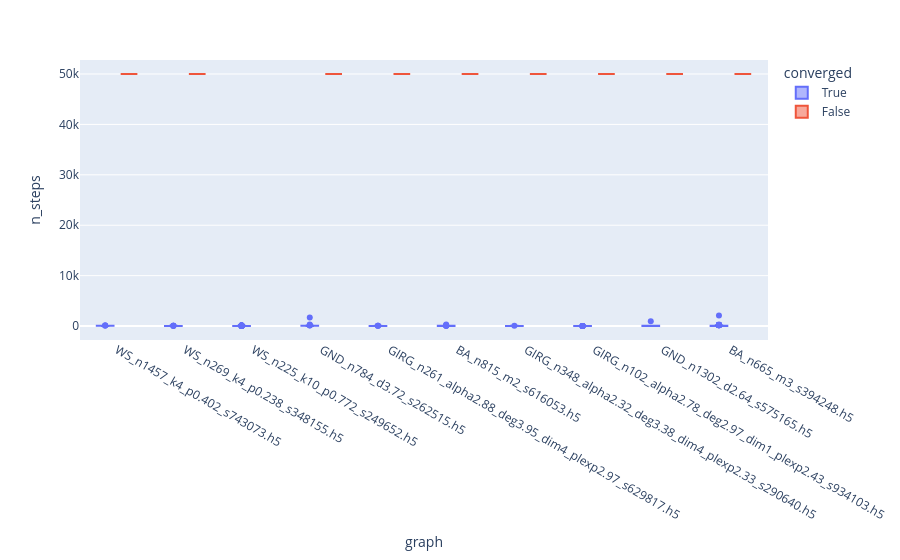

The notebook cell this image was saved under:
### Code cell
px.box(df, x="graph", y="n_steps", color="converged")

### Figure 1 — Plotly figure (JSON) as saved in the notebook; plotly's stock layout.template omitted (floating-point values rounded to 4 significant figures; data arrays with more than 128 entries replaced by an {"elided": "..."} marker saying what was removed)
{"data": [{"alignmentgroup": "True", "hovertemplate": "converged=True<br>graph=%{x}<br>n_steps=%{y}<extra></extra>", "legendgroup": "True", "marker": {"color": "#636efa"}, "name": "True", "notched": false, "offsetgroup": "True", "orientation": "v", "showlegend": true, "type": "box", "x": {"elided": "1449 str values"}, "x0": " ", "xaxis": "x", "y": {"elided": "1449 int values"}, "y0": " ", "yaxis": "y"}, {"alignmentgroup": "True", "hovertemplate": "converged=False<br>graph=%{x}<br>n_steps=%{y}<extra></extra>", "legendgroup": "False", "marker": {"color": "#EF553B"}, "name": "False", "notched": false, "offsetgroup": "False", "orientation": "v", "showlegend": true, "type": "box", "x": {"elided": "551 str values"}, "x0": " ", "xaxis": "x", "y": {"elided": "551 int values"}, "y0": " ", "yaxis": "y"}], "layout": {"autosize": true, "boxmode": "group", "legend": {"title": {"text": "converged"}, "tracegroupgap": 0}, "margin": {"t": 60}, "xaxis": {"anchor": "y", "autorange": true, "domain": [0, 1], "range": [-0.5157, 9.516], "title": {"text": "graph"}, "type": "category"}, "yaxis": {"anchor": "x", "autorange": true, "domain": [0, 1], "range": [-2765.0, 52780.0], "title": {"text": "n_steps"}, "type": "linear"}}}
